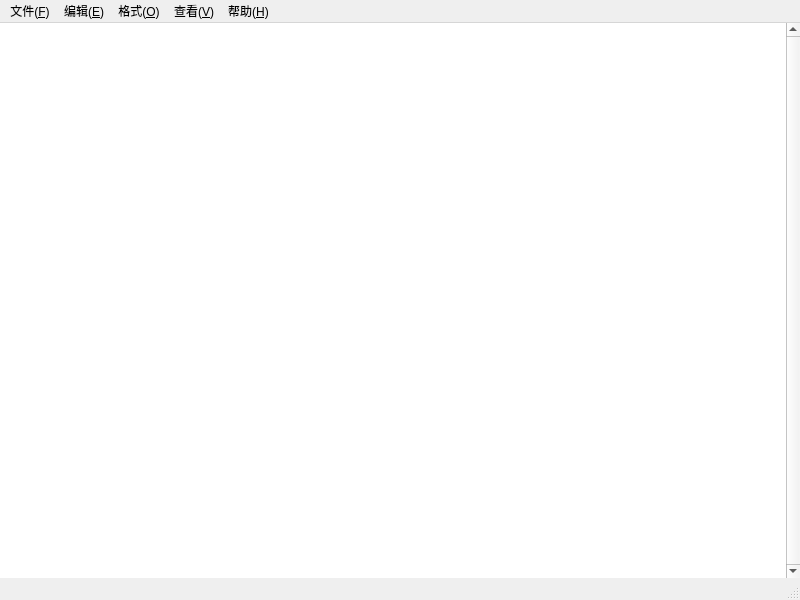
<?xml version="1.0" encoding="UTF-8"?>
<ui version="4.0">
 <class>MainWindow</class>
 <widget class="QMainWindow" name="MainWindow">
  <property name="geometry">
   <rect>
    <x>0</x>
    <y>0</y>
    <width>800</width>
    <height>600</height>
   </rect>
  </property>
  <property name="windowTitle">
   <string>MainWindow</string>
  </property>
  <property name="styleSheet">
   <string notr="true">QTextEdit {
    border: none;
}</string>
  </property>
  <widget class="QWidget" name="centralwidget">
   <layout class="QVBoxLayout" name="verticalLayout">
    <property name="leftMargin">
     <number>0</number>
    </property>
    <property name="topMargin">
     <number>0</number>
    </property>
    <property name="rightMargin">
     <number>0</number>
    </property>
    <property name="bottomMargin">
     <number>0</number>
    </property>
    <item>
     <widget class="QTextEdit" name="textEdit">
      <property name="styleSheet">
       <string notr="true">QTextEdit {
    border: none;
}</string>
      </property>
      <property name="verticalScrollBarPolicy">
       <enum>Qt::ScrollBarPolicy::ScrollBarAlwaysOn</enum>
      </property>
     </widget>
    </item>
   </layout>
  </widget>
  <widget class="QMenuBar" name="menubar">
   <property name="geometry">
    <rect>
     <x>0</x>
     <y>0</y>
     <width>800</width>
     <height>18</height>
    </rect>
   </property>
   <widget class="QMenu" name="menu_F">
    <property name="title">
     <string>文件(&amp;F)</string>
    </property>
    <addaction name="action_N"/>
    <addaction name="action_W"/>
    <addaction name="action_O"/>
    <addaction name="action_S"/>
    <addaction name="action_A"/>
    <addaction name="separator"/>
    <addaction name="action_U"/>
    <addaction name="action_P"/>
    <addaction name="separator"/>
    <addaction name="action_X"/>
   </widget>
   <widget class="QMenu" name="menu_E">
    <property name="title">
     <string>编辑(&amp;E)</string>
    </property>
    <addaction name="action_U_2"/>
    <addaction name="separator"/>
    <addaction name="action_T"/>
    <addaction name="action_C"/>
    <addaction name="action_P_2"/>
    <addaction name="action_L"/>
    <addaction name="separator"/>
    <addaction name="action_Bing"/>
    <addaction name="action_F"/>
    <addaction name="action_N_2"/>
    <addaction name="action_V"/>
    <addaction name="action_R"/>
    <addaction name="action_G"/>
    <addaction name="separator"/>
    <addaction name="action_A_2"/>
    <addaction name="action_D"/>
   </widget>
   <widget class="QMenu" name="menu_O">
    <property name="title">
     <string>格式(&amp;O)</string>
    </property>
    <addaction name="action_W_2"/>
    <addaction name="action_F_2"/>
   </widget>
   <widget class="QMenu" name="menu_V">
    <property name="title">
     <string>查看(&amp;V)</string>
    </property>
    <widget class="QMenu" name="menu_Z">
     <property name="title">
      <string>缩放(&amp;Z)</string>
     </property>
     <addaction name="action_I"/>
     <addaction name="action_O_2"/>
     <addaction name="action_R_Z"/>
    </widget>
    <addaction name="menu_Z"/>
    <addaction name="action_S_2"/>
   </widget>
   <widget class="QMenu" name="menu_H">
    <property name="title">
     <string>帮助(&amp;H)</string>
    </property>
    <addaction name="action_H"/>
    <addaction name="action_F_3"/>
    <addaction name="separator"/>
    <addaction name="action_A_3"/>
   </widget>
   <addaction name="menu_F"/>
   <addaction name="menu_E"/>
   <addaction name="menu_O"/>
   <addaction name="menu_V"/>
   <addaction name="menu_H"/>
  </widget>
  <widget class="QStatusBar" name="statusbar"/>
  <action name="action_N">
   <property name="text">
    <string>新建(&amp;N)</string>
   </property>
   <property name="shortcut">
    <string>Ctrl+N</string>
   </property>
  </action>
  <action name="action_W">
   <property name="text">
    <string>新窗口(&amp;W)</string>
   </property>
   <property name="shortcut">
    <string>Ctrl+Shift+N</string>
   </property>
  </action>
  <action name="action_O">
   <property name="text">
    <string>打开(&amp;O)...</string>
   </property>
   <property name="shortcut">
    <string>Ctrl+O</string>
   </property>
  </action>
  <action name="action_S">
   <property name="text">
    <string>保存(&amp;S)</string>
   </property>
   <property name="shortcut">
    <string>Ctrl+S</string>
   </property>
  </action>
  <action name="action_A">
   <property name="text">
    <string>另存为(&amp;A)...</string>
   </property>
   <property name="shortcut">
    <string>Ctrl+Shift+S</string>
   </property>
  </action>
  <action name="action_U">
   <property name="text">
    <string>页面设置(&amp;U)...</string>
   </property>
  </action>
  <action name="action_P">
   <property name="text">
    <string>打印(&amp;P)...</string>
   </property>
   <property name="shortcut">
    <string>Ctrl+P</string>
   </property>
  </action>
  <action name="action_X">
   <property name="text">
    <string>退出(&amp;X)</string>
   </property>
  </action>
  <action name="action_U_2">
   <property name="text">
    <string>撤销(&amp;U)</string>
   </property>
  </action>
  <action name="action_T">
   <property name="text">
    <string>剪切(&amp;T)</string>
   </property>
  </action>
  <action name="action_C">
   <property name="text">
    <string>复制(&amp;C)</string>
   </property>
  </action>
  <action name="action_P_2">
   <property name="text">
    <string>粘贴(&amp;P)</string>
   </property>
  </action>
  <action name="action_L">
   <property name="text">
    <string>删除(&amp;L)</string>
   </property>
  </action>
  <action name="action_Bing">
   <property name="text">
    <string>使用Bing搜索...</string>
   </property>
  </action>
  <action name="action_F">
   <property name="text">
    <string>查找(&amp;F)...</string>
   </property>
  </action>
  <action name="action_N_2">
   <property name="text">
    <string>查找下一个(&amp;N)</string>
   </property>
  </action>
  <action name="action_V">
   <property name="text">
    <string>查找上一个(&amp;V)</string>
   </property>
  </action>
  <action name="action_R">
   <property name="text">
    <string>替换(&amp;R)...</string>
   </property>
  </action>
  <action name="action_G">
   <property name="text">
    <string>转到(&amp;G)...</string>
   </property>
  </action>
  <action name="action_A_2">
   <property name="text">
    <string>全选(&amp;A)</string>
   </property>
  </action>
  <action name="action_D">
   <property name="text">
    <string>时间/日期(&amp;D)</string>
   </property>
  </action>
  <action name="action_W_2">
   <property name="checkable">
    <bool>true</bool>
   </property>
   <property name="text">
    <string>自动换行(&amp;W)</string>
   </property>
  </action>
  <action name="action_F_2">
   <property name="text">
    <string>字体(&amp;F)...</string>
   </property>
  </action>
  <action name="action_S_2">
   <property name="checkable">
    <bool>true</bool>
   </property>
   <property name="text">
    <string>状态栏(&amp;S)</string>
   </property>
  </action>
  <action name="action_H">
   <property name="text">
    <string>查看帮助(&amp;H)</string>
   </property>
  </action>
  <action name="action_F_3">
   <property name="text">
    <string>发送反馈(&amp;F)</string>
   </property>
  </action>
  <action name="action_A_3">
   <property name="text">
    <string>关于记事本(&amp;A)</string>
   </property>
  </action>
  <action name="action_Menu">
   <property name="text">
    <string>&amp;Menu</string>
   </property>
  </action>
  <action name="action_I">
   <property name="text">
    <string>放大(&amp;I)</string>
   </property>
  </action>
  <action name="action_O_2">
   <property name="text">
    <string>缩小(&amp;O)</string>
   </property>
  </action>
  <action name="action_R_Z">
   <property name="text">
    <string>恢复默认缩放</string>
   </property>
  </action>
 </widget>
 <resources/>
 <connections/>
</ui>
